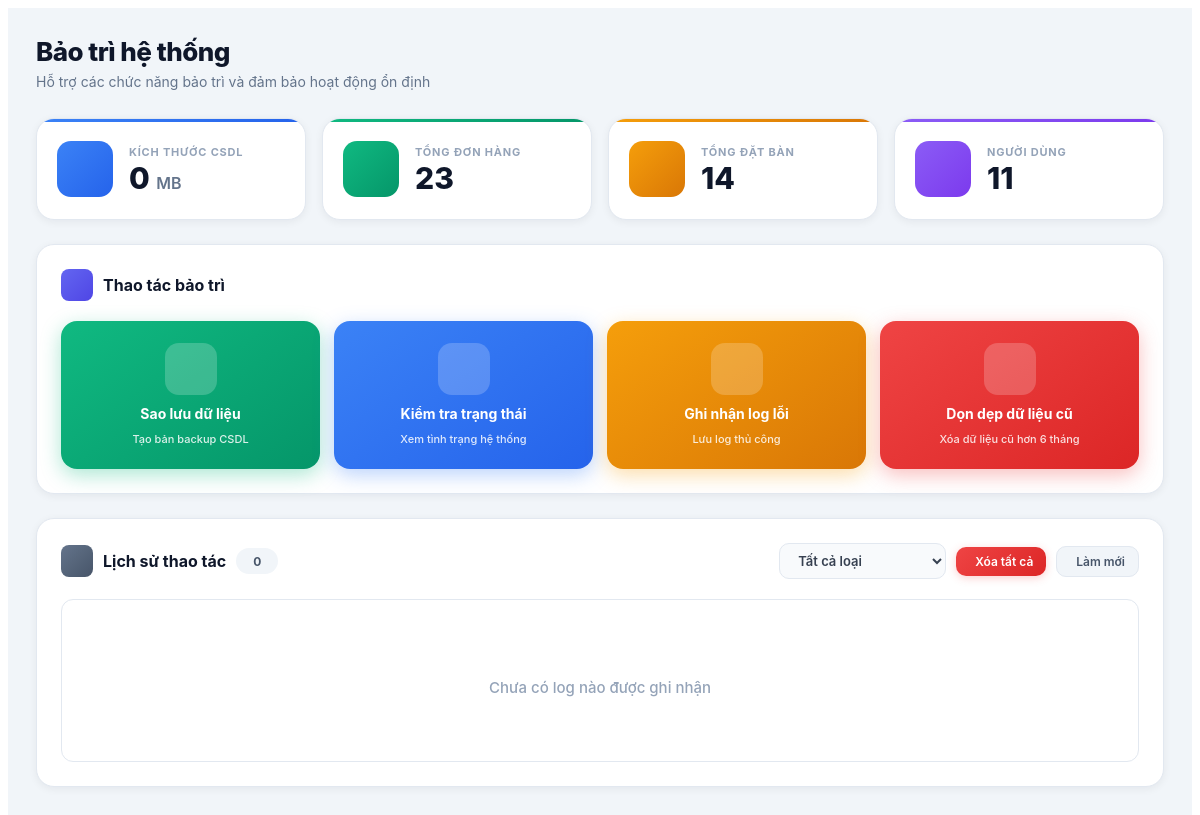
The app's page /manager/modules/maintenance.php (signed in), older data.
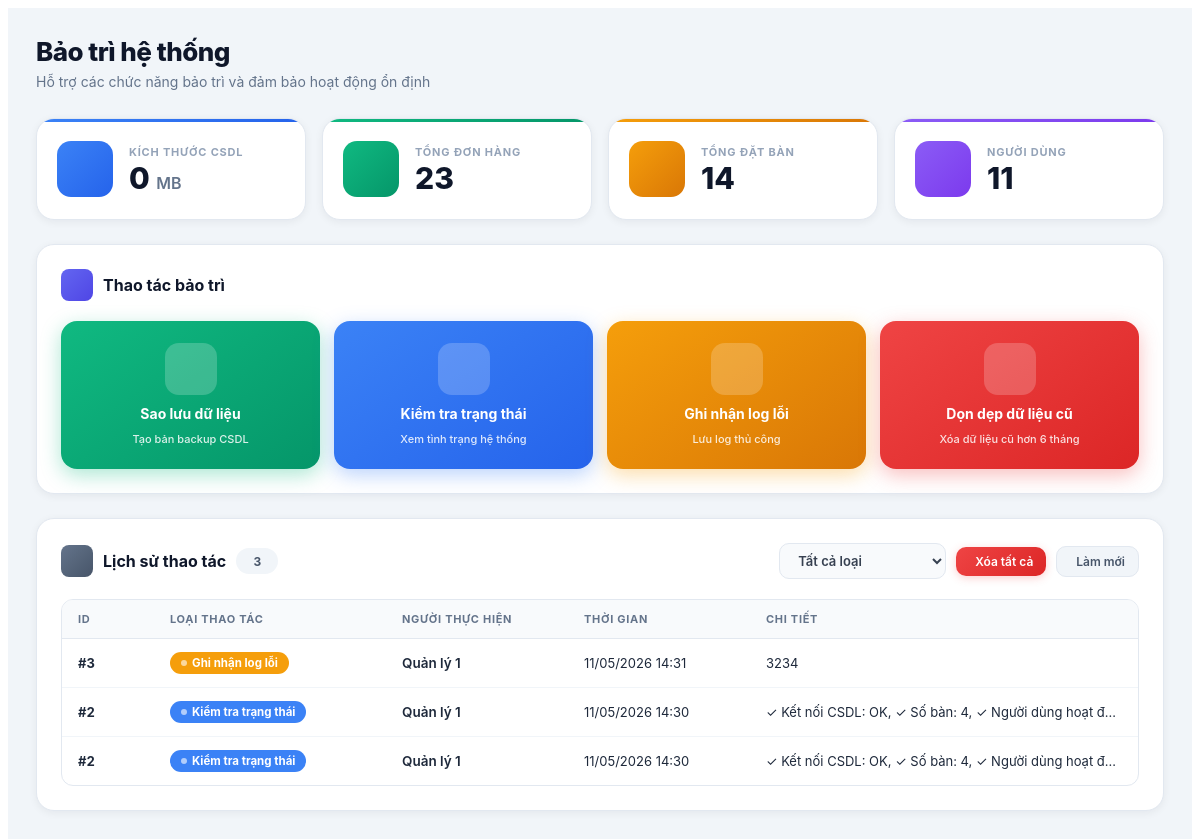
The same page, newer data.
### tables this page shows
CREATE TABLE `data_operation_logs` (
  `log_id` int(11) NOT NULL AUTO_INCREMENT,
  `action_type` enum('backup','health_check','manual_log','delete_orders','delete_reservations','reset_all','restore','clean_old_data') NOT NULL,
  `deleted_count` int(11) DEFAULT 0,
  `performed_by` int(11) NOT NULL,
  `performed_at` datetime NOT NULL DEFAULT current_timestamp(),
  `details` text DEFAULT NULL,
  PRIMARY KEY (`log_id`),
  KEY `performed_by` (`performed_by`),
  KEY `idx_performed_at` (`performed_at`),
  KEY `idx_action_type` (`action_type`),
  CONSTRAINT `data_operation_logs_ibfk_1` FOREIGN KEY (`performed_by`) REFERENCES `users` (`user_id`)
);

CREATE TABLE `users` (
  `user_id` int(11) NOT NULL AUTO_INCREMENT,
  `full_name` varchar(100) NOT NULL,
  `phone` varchar(15) DEFAULT NULL,
  `ngay_sinh` date DEFAULT NULL,
  `gioi_tinh` enum('Nam','Nữ') DEFAULT NULL,
  `email` varchar(100) DEFAULT NULL,
  `username` varchar(50) NOT NULL,
  `password` varchar(255) NOT NULL,
  `role_id` int(11) NOT NULL,
  `status` enum('hoat_dong','khoa') NOT NULL DEFAULT 'hoat_dong',
  `created_at` datetime NOT NULL DEFAULT current_timestamp(),
  PRIMARY KEY (`user_id`),
  UNIQUE KEY `uq_users_username` (`username`),
  UNIQUE KEY `uq_users_email` (`email`),
  UNIQUE KEY `uq_users_phone` (`phone`),
  KEY `idx_users_role_id` (`role_id`),
  CONSTRAINT `fk_users_role` FOREIGN KEY (`role_id`) REFERENCES `roles` (`role_id`) ON UPDATE CASCADE
);

### includes/functions.php (called while the page is built, shortened)
<?php
function e($value): string {
    return htmlspecialchars((string)$value, ENT_QUOTES, 'UTF-8');
}

### manager/modules/maintenance.php (the view, shortened to what this page needs)
<?php
require_once __DIR__ . '/../../config/database.php';
require_once __DIR__ . '/../../includes/functions.php';
$stats = [];
$result = $conn->query("SELECT COUNT(*) as count FROM tables");
$stats['tables'] = $result->fetch_assoc()['count'];
$result = $conn->query("SELECT COUNT(*) as count FROM orders");
$stats['orders'] = $result->fetch_assoc()['count'];
$result = $conn->query("SELECT COUNT(*) as count FROM reservations");
$stats['reservations'] = $result->fetch_assoc()['count'];
$result = $conn->query("SELECT COUNT(*) as count FROM users WHERE status = 'hoat_dong'");
$stats['users'] = $result->fetch_assoc()['count'];
$logs_query = "
    SELECT l.log_id, l.action_type, l.deleted_count, l.performed_by, l.performed_at, l.details,
        u.full_name as performed_by_name
    FROM data_operation_logs l
    LEFT JOIN users u ON u.user_id = l.performed_by
    ORDER BY l.log_id DESC
    LIMIT 100
";
$logs_result = $conn->query($logs_query);
$logs = $logs_result ? $logs_result->fetch_all(MYSQLI_ASSOC) : [];
foreach ($logs as &$log) {
    if ($log['action_type'] === 'backup' && preg_match('/File: (backup_qlnhahang_[\d\-_]+\.sql)/', $log['details'], $matches)) {
        $log['backup_file'] = $matches[1];
    } else {
        $log['backup_file'] = null;
    }
}
$total_logs = count($logs);
$db_name = 'qlnhahang';
$size_query = "
    SELECT
        ROUND(SUM(data_length + index_length) / 1024 / 1024, 2) AS size_mb
    FROM information_schema.TABLES
    WHERE table_schema = '$db_name'
";
$size_result = $conn->query($size_query);
$db_size = $size_result->fetch_assoc()['size_mb'] ?? 0;
?>
<div class="module-container">
    <div class="module-header">
        <div>
            <h2>Bảo trì hệ thống</h2>
            <p>Hỗ trợ các chức năng bảo trì và đảm bảo hoạt động ổn định</p>
        </div>
    </div>
    <div class="stats-grid">
        <div class="stat-card" style="--accent: linear-gradient(90deg,#3b82f6,#2563eb);">
            <div class="stat-icon" style="background: linear-gradient(135deg, #3b82f6 0%, #2563eb 100%);">
            </div>
            <div class="stat-info">
                <div class="stat-label">Kích thước CSDL</div>
                <div class="stat-value"><?= $db_size ?> <span style="font-size:16px;font-weight:600;color:#64748b;">MB</span></div>
            </div>
        </div>
        <div class="stat-card" style="--accent: linear-gradient(90deg,#10b981,#059669);">
            <div class="stat-icon" style="background: linear-gradient(135deg, #10b981 0%, #059669 100%);">
            </div>
            <div class="stat-info">
                <div class="stat-label">Tổng đơn hàng</div>
                <div class="stat-value"><?= number_format($stats['orders']) ?></div>
            </div>
        </div>
        <div class="stat-card" style="--accent: linear-gradient(90deg,#f59e0b,#d97706);">
            <div class="stat-icon" style="background: linear-gradient(135deg, #f59e0b 0%, #d97706 100%);">
            </div>
            <div class="stat-info">
                <div class="stat-label">Tổng đặt bàn</div>
                <div class="stat-value"><?= number_format($stats['reservations']) ?></div>
            </div>
        </div>
        <div class="stat-card" style="--accent: linear-gradient(90deg,#8b5cf6,#7c3aed);">
            <div class="stat-icon" style="background: linear-gradient(135deg, #8b5cf6 0%, #7c3aed 100%);">
            </div>
            <div class="stat-info">
                <div class="stat-label">Người dùng</div>
                <div class="stat-value"><?= number_format($stats['users']) ?></div>
            </div>
        </div>
    </div>
    <div class="action-section">
        <h3 class="section-title">
            <span class="section-title-icon"><i class="fas fa-tools"></i></span>
            Thao tác bảo trì
        </h3>
        <div class="action-buttons">
            <button class="action-btn btn-backup" onclick="performBackup(event)" title="Tạo bản sao lưu toàn bộ dữ liệu hệ thống">
                <div class="btn-icon-wrap"><i class="fas fa-download"></i></div>
                <span>Sao lưu dữ liệu</span>
                <small>Tạo bản backup CSDL</small>
            </button>
            <button class="action-btn btn-check" onclick="checkSystemHealth(event)" title="Kiểm tra tình trạng hoạt động của hệ thống">
                <div class="btn-icon-wrap"><i class="fas fa-heartbeat"></i></div>
                <span>Kiểm tra trạng thái</span>
                <small>Xem tình trạng hệ thống</small>
            </button>
            <button class="action-btn btn-log" onclick="addTestLog(event)" title="Ghi nhận log thủ công">
                <div class="btn-icon-wrap"><i class="fas fa-file-alt"></i></div>
                <span>Ghi nhận log lỗi</span>
                <small>Lưu log thủ công</small>
            </button>
            <button class="action-btn btn-clean" onclick="cleanOldData(event)" title="Xóa dữ liệu cũ hơn 6 tháng">
                <div class="btn-icon-wrap"><i class="fas fa-broom"></i></div>
                <span>Dọn dẹp dữ liệu cũ</span>
                <small>Xóa dữ liệu cũ hơn 6 tháng</small>
            </button>
        </div>
    </div>
    <div class="logs-section">
        <div class="logs-header">
            <div class="logs-header-left">
                <h3 class="section-title" style="margin:0;">
                    <span class="section-title-icon" style="background:linear-gradient(135deg,#64748b,#475569);"><i class="fas fa-list-alt"></i></span>
                    Lịch sử thao tác
                </h3>
                <span class="logs-count-badge"><?= $total_logs ?></span>
            </div>
            <div class="logs-header-right">
                <select id="logFilter" class="log-filter" onchange="filterLogs()">
                    <option value="all">Tất cả loại</option>
                </select>
                <button class="btn btn-sm btn-danger" onclick="deleteAllLogs()">
                    <i class="fas fa-trash-alt"></i> Xóa tất cả
                </button>
                <button class="btn btn-sm btn-secondary" onclick="refreshLogs()">
                    <i class="fas fa-sync-alt"></i> Làm mới
                </button>
            </div>
        </div>
        <div class="logs-table-container">
            <?php if (count($logs) > 0): ?>
                <table class="logs-table">
                    <thead>
                        <tr>
                            <th style="width: 60px;">ID</th>
                            <th style="width: 200px;">Loại thao tác</th>
                            <th style="width: 150px;">Người thực hiện</th>
                            <th style="width: 150px;">Thời gian</th>
                            <th>Chi tiết</th>
                        </tr>
                    </thead>
                    <tbody id="logsTableBody">
                        <?php foreach ($logs as $log): ?>
                            <tr data-action-type="<?= $log['action_type'] ?>">
                                <td class="log-id-cell">#<?= $log['log_id'] ?></td>
                                <td>
                                    <?php
                                    $action_labels = [
                                        'delete_orders' => 'Dọn dẹp dữ liệu cũ',
                                        'backup' => 'Sao lưu dữ liệu',
                                        'health_check' => 'Kiểm tra trạng thái',
                                        'manual_log' => 'Ghi nhận log lỗi',
                                        'delete_reservations' => 'Xóa đặt bàn',
                                        'reset_all' => 'Reset toàn bộ',
                                        'restore' => 'Khôi phục'
                                    ];
                                    $action_colors = [
                                        'delete_orders' => '#ef4444',
                                        'backup' => '#10b981',
                                        'health_check' => '#3b82f6',
                                        'manual_log' => '#f59e0b',
                                        'delete_reservations' => '#f59e0b',
                                        'reset_all' => '#dc2626',
                                        'restore' => '#3b82f6'
                                    ];
                                    $action = $log['action_type'] ?? 'unknown';
                                    $label = $action_labels[$action] ?? ($action ? ucfirst(str_replace('_', ' ', $action)) : 'Không xác định');
                                    $color = $action_colors[$action] ?? '#6b7280';
                                    ?>
                                    <span class="action-badge" style="background: <?= $color ?>;">
                                        <?= $label ?>
                                    </span>
                                </td>
                                <td class="log-user-cell"><?= e($log['performed_by_name'] ?? 'N/A') ?></td>
                                <td class="log-time-cell"><?= date('d/m/Y H:i', strtotime($log['performed_at'])) ?></td>
                                <td class="details-cell">
                                    <?php if ($log['action_type'] === 'backup' && preg_match('/File: (backup_qlnhahang_[\d\-_]+\.sql)/', $log['details'], $matches)): ?>
                                        <div style="display: flex; align-items: center; gap: 12px;">
                                            <span style="flex: 1; color: #64748b; font-size: 13px; overflow:hidden; text-overflow:ellipsis; white-space:nowrap;"><?= e($log['details'] ?? '-') ?></span>
                                            <button class="btn-download-mini" onclick="downloadBackup('<?= $matches[1] ?>')" title="Tải xuống file backup">
                                                <i class="fas fa-download"></i> Tải xuống
                                            </button>
                                        </div>
                                    <?php else: ?>
                                        <?= e($log['details'] ?? '-') ?>
                                    <?php endif; ?>
                                </td>
                            </tr>
                        <?php endforeach; ?>
                    </tbody>
                </table>
            <?php else: ?>
                <div class="empty-state">
                    <p>Chưa có log nào được ghi nhận</p>
                </div>
            <?php endif; ?>
        </div>
    </div>
</div>

Row changes from the older to the newer data that the page shows:
added data_operation_logs: log_id "3", action_type "Ghi nhận log lỗi", performed_by.full_name "Quản lý 1", performed_at "11/05/2026 14:31", details "3234"
added data_operation_logs: log_id "2", action_type "Kiểm tra trạng thái", performed_by.full_name "Quản lý 1", performed_at "11/05/2026 14:30", details "✓ Kết nối CSDL: OK, ✓ Số bàn: 4, ✓ Người dùng hoạt đ…"
Text that changed along with them:
$total_logs: "0" → "3"
text no longer shown: "Chưa có log nào được ghi nhận"
text now shown: "ID LOẠI THAO TÁC NGƯỜI THỰC HIỆN THỜI GIAN CHI TIẾT"
